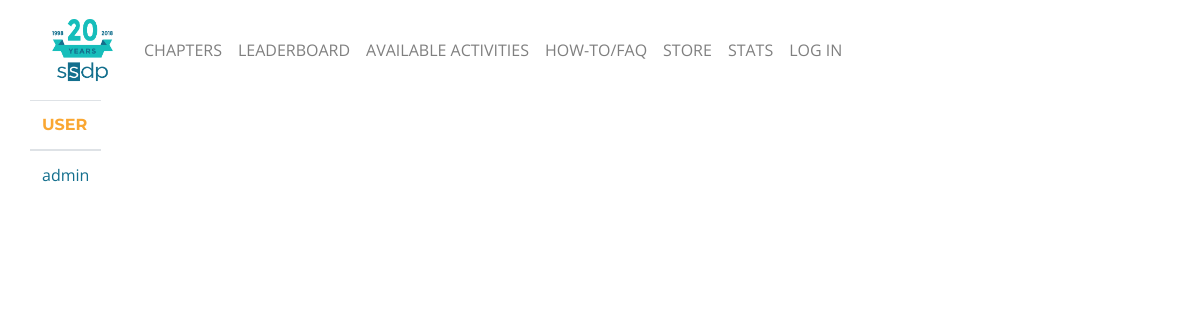
/admin/user-list, run on an earlier commit of the app's database.
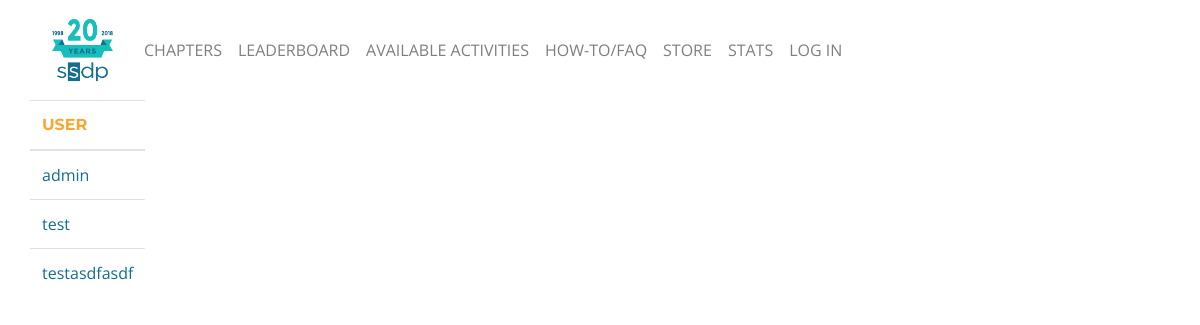
And on a later commit of the database.
### tables this page shows
CREATE TABLE user (
  id INTEGER PRIMARY KEY AUTOINCREMENT,
  username TEXT UNIQUE NOT NULL,
  email TEXT NOT NULL,
  password TEXT NOT NULL,
  permissions TEXT NOT NULL,
  cb INTEGER,
  pc INTEGER,
  te INTEGER,
  balance INTEGER,
  url TEXT NOT NULL,
  created TIMESTAMP NOT NULL DEFAULT CURRENT_TIMESTAMP
);

### cat/admin.py (the view)
@bp.route('/admin/user-list', methods=('GET', 'POST'))
def userList():
    db = get_db()
    chapter_list = db.execute(
        "SELECT username, cb, pc, te, balance, permissions, url"
        " FROM user"
        " ORDER BY username ASC"
    ).fetchall()
    return render_template('admin/user-list.html', chapter_list=chapter_list)

### cat/auth.py (called while the page is built)
@bp.before_app_request
def load_logged_in_user():
    user_id = session.get('user_id')
    if user_id is None:
        g.user = None
    else:
        g.user = get_db().execute(
            'SELECT * FROM user WHERE id = ?', (user_id,)
        ).fetchone()

### cat/db.py (called while the page is built)
def get_db():
    if 'db' not in g:
        g.db = sqlite3.connect(
            current_app.config['DATABASE'],
            detect_types=sqlite3.PARSE_DECLTYPES
        )
        g.db.row_factory = sqlite3.Row
    return g.db

### cat/templates/admin/user-list.html (shortened to what this page needs)
{% extends 'base.html' %}
{% block content %}
<div>
    <table class = "table">
        <thead>
            <tr>
                <th scope = "col">User</th>
            </tr>
        </thead>
        <tbody>
          {% for chapter in chapter_list %}
            <tr>
                <td>
                  <a href="{{url_for('admin.userEdit', url=chapter['url']) }}">{{chapter['Username']}}</a>
                </td>
            </tr>
            {% endfor %}
        </tbody>
    </table>
</div>
{% endblock %}

What changed in the data, as far as the page shows it:
added user: Username "test"
added user: Username "testasdfasdf"
